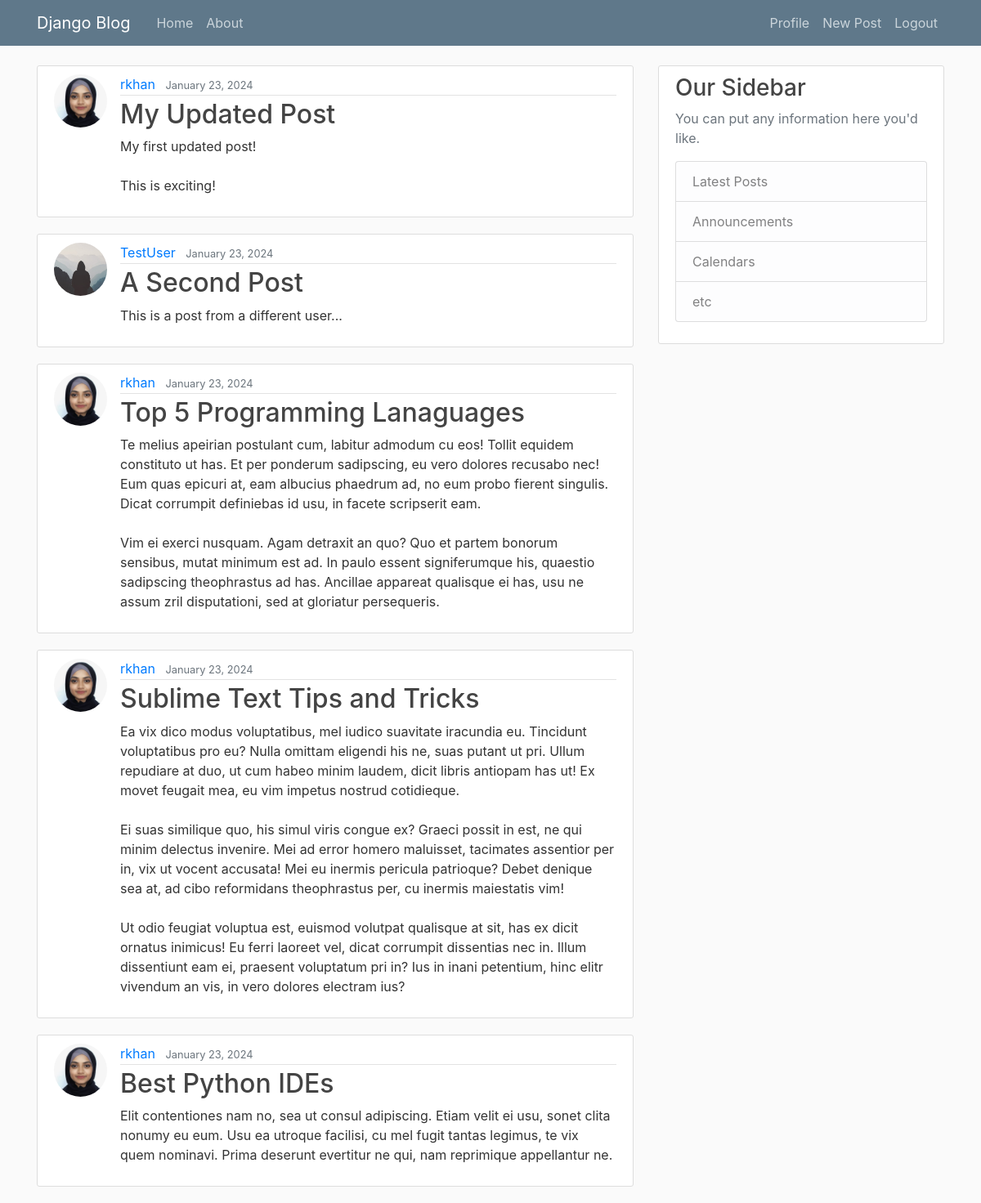
The app's page / (signed in) with its own data.
### blog/models.py (models this page shows, shortened)
class Post(models.Model):
    title = models.CharField(max_length=100)
    content = models.TextField()
    date_posted = models.DateTimeField(default=timezone.now())
    author = models.ForeignKey(User, on_delete=models.CASCADE)

### users/models.py (models this page shows, shortened)
class Profile(models.Model):
    user = models.OneToOneField(User, on_delete=models.CASCADE)
    image = models.ImageField(default='default.jpg', upload_to='profile_pics')

### blog/views.py (the view)
# urls.py: path("", PostListView.as_view(), name='blog-home'),
class PostListView(ListView):
    model = Post
    template_name = 'blog/home.html' # <app>/<model>_<viewtype>.html
    context_object_name = 'posts'
    ordering = ['-date_posted']
    paginate_by = 5

### blog/templates/blog/home.html
{% extends "blog/base.html" %}
{% block content %}
    {% for post in posts %}
        <article class="media content-section">
            <img class="rounded-circle article-img" src="{{ post.author.profile.image.url }}" alt="">
            <div class="media-body">
            <div class="article-metadata">
                <a class="mr-2" href="#">{{ post.author }}</a>
                <small class="text-muted">{{ post.date_posted|date:"F d, Y" }}</small>
            </div>
            <h2><a class="article-title" href="{% url 'post-detail' post.id %}">{{ post.title }}</a></h2>
            <p class="article-content">{{ post.content }}</p>
            </div>
        </article>
    {% endfor %}
{% endblock content %}

### blog/static/blog/main.css (style rules this page uses)
body { background: #fafafa; color: #333333; margin-top: 5rem; }
h1, h2, h3, h4, h5, h6 { color: #444444; }
.content-section { background: #ffffff; padding: 10px 20px; border: 1px solid #dddddd; border-radius: 3px; margin-bottom: 20px; }
.article-title { color: #444444; }
.article-content { white-space: pre-line; }
.article-img { height: 65px; width: 65px; margin-right: 16px; }
.article-metadata { padding-bottom: 1px; margin-bottom: 4px; border-bottom: 1px solid #e3e3e3 }

### records on screen
Post: author.profile.image (picture), author "rkhan", date_posted "January 23, 2024", title "My Updated Post", content "My first updated post! This is exciting!"
Post: author.profile.image (placeholder picture), author "TestUser", date_posted "January 23, 2024", title "A Second Post", content "This is a post from a different user..."
Post: author.profile.image (picture), author "rkhan", date_posted "January 23, 2024", title "Top 5 Programming Lanaguages", content "Te melius apeirian postulant cum, labitur admodum cu eos! Tollit equidem constituto ut has. Et per ponderum sadipscing, eu vero dolores recusabo nec! Eum quas epicuri at, eam albucius phaedrum ad, no eum probo fierent singulis. Dicat corrumpit definiebas id usu, in facete scripserit eam. Vim ei exerci nusquam. Agam detraxit an quo? Quo et partem bonorum sensibus, mutat minimum est ad. In paulo essent signiferumque his, quaestio sadipscing theophrastus ad has. Ancillae appareat qualisque ei has, usu ne assum zril disputationi, sed at gloriatur persequeris."
Post: author.profile.image (picture), author "rkhan", date_posted "January 23, 2024", title "Sublime Text Tips and Tricks", content "Ea vix dico modus voluptatibus, mel iudico suavitate iracundia eu. Tincidunt voluptatibus pro eu? Nulla omittam eligendi his ne, suas putant ut pri. Ullum repudiare at duo, ut cum habeo minim laudem, dicit libris antiopam has ut! Ex movet feugait mea, eu vim impetus nostrud cotidieque. Ei suas similique quo, his simul viris congue ex? Graeci possit in est, ne qui minim delectus invenire. Mei ad error homero maluisset, tacimates assentior per in, vix ut vocent accusata! Mei eu inermis pericula patrioque? Debet denique sea at, ad cibo reformidans theophrastus per, cu inermis maiestatis vim! Ut odio feugiat voluptua est, euismod volutpat qualisque at sit, has ex dicit ornatus inimicus! Eu…"
Post: author.profile.image (picture), author "rkhan", date_posted "January 23, 2024", title "Best Python IDEs", content "Elit contentiones nam no, sea ut consul adipiscing. Etiam velit ei usu, sonet clita nonumy eu eum. Usu ea utroque facilisi, cu mel fugit tantas legimus, te vix quem nominavi. Prima deserunt evertitur ne qui, nam reprimique appellantur ne."
